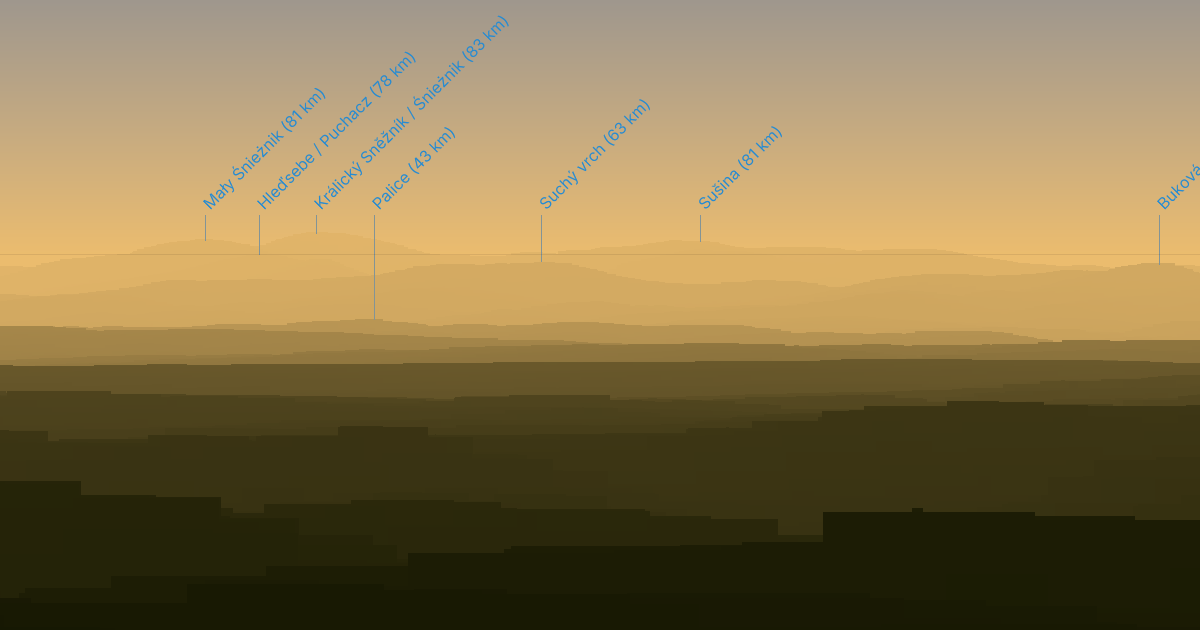
#> input picture web/og-image.png, 1200 x 630 px
$ python dump_dist_native.py ../web/og-image.png out.png
#> lines starting #> are read from the running program, lines starting #| are printed output that depends on the picture
#!/usr/bin/env python3
# /// script
# requires-python = ">=3.10"
# dependencies = ["pillow"]
# ///
"""Dump the native renderer's dist_map.png as raw uint16 LE dist_native.bin.

web/test-node.mjs compares the WASM render against this reference. Rerun
after any renderer change:

    ./build/panorama
    uv run scripts/dump_dist_native.py
    node web/test-node.mjs

Paths are CWD-relative (panorama writes its outputs to the CWD too);
override with arguments: dump_dist_native.py [dist_map.png] [dist_native.bin]
"""

import sys
from pathlib import Path

from PIL import Image

src = Path(sys.argv[1] if len(sys.argv) > 1 else "dist_map.png")
dst = Path(sys.argv[2] if len(sys.argv) > 2 else "dist_native.bin")

img = Image.open(src)
#> img is the input picture: PIL image 1200x630 RGB; mean R, G, B 134.6, 115.6, 74.4
if img.mode != "I;16":  # older Pillow opens 16-bit gray PNG as 32-bit "I"
    img = img.convert("I;16")
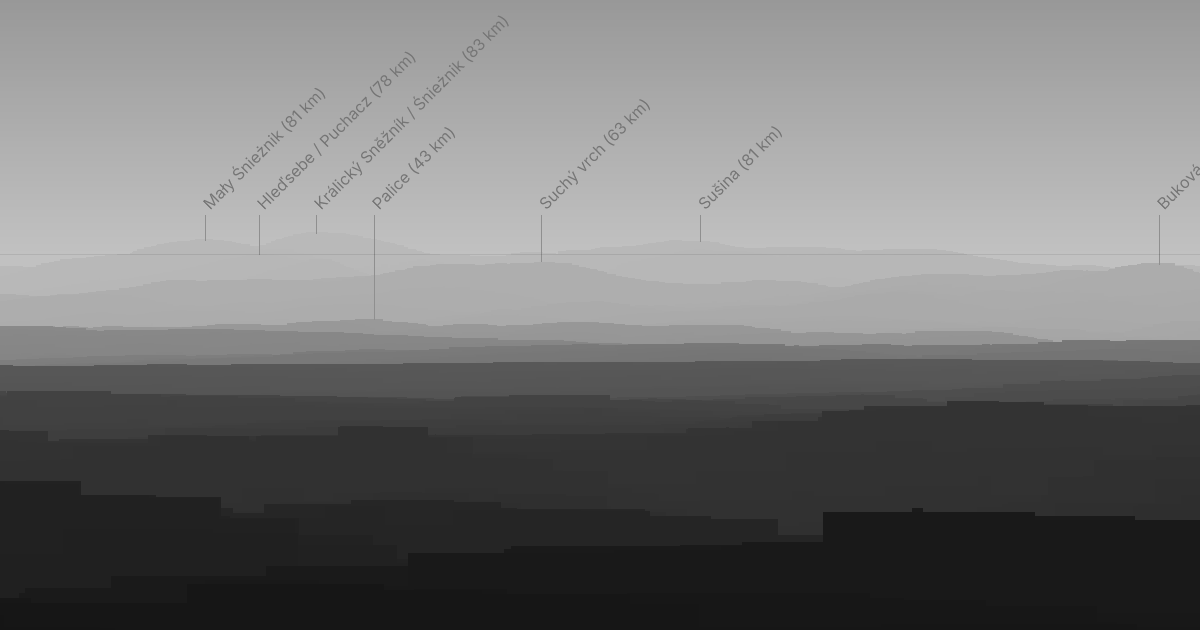
#> img: PIL image 1200x630 I;16; min 21, max 193, mean 116.6
dst.write_bytes(img.tobytes())
print(f"{dst}: {img.width}x{img.height} uint16 ({dst.stat().st_size} bytes)")
#| out.png: 1200x630 uint16 (1512000 bytes)
